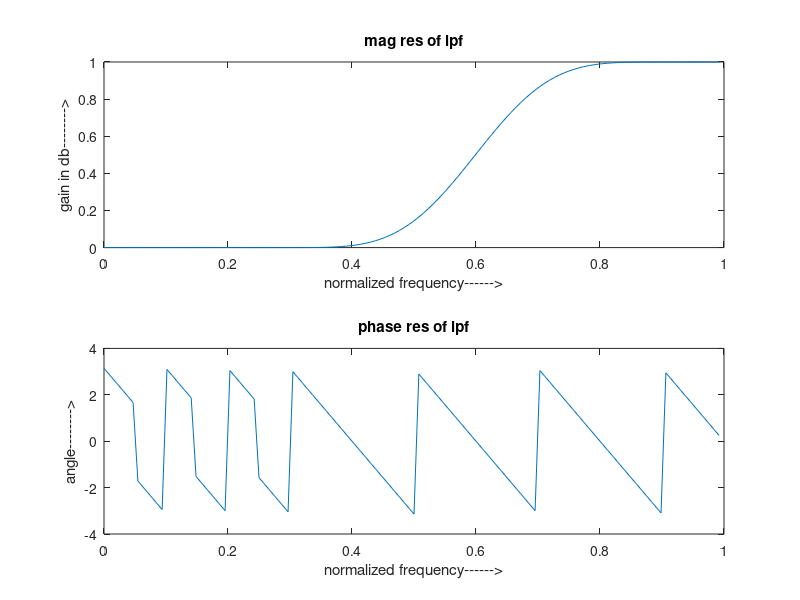

Reproduce this figure in MATLAB.
% LOW PASS FIR FILTR
clc;
clear all;
close all;
n=20;
fp=200;
fq=300;
fs=1000;
fn=2*fp/fs;
window=blackman(n+1);
b=fir1(n,fn,window);
[H W]=freqz(b,1,128);
subplot(2,1,1);
plot(W/pi,abs(H));
title('magnitude response of lpf');
ylabel('gain in db-------->');
xlabel('normalized frequency------>');
subplot(2,1,2);
plot(W/pi,angle(H));
title('phase response of lpf');
ylabel('angle-------->');
xlabel('normalized frequency------>');

% HIGH PASS FIR FILTER
clc;
clear all;
close all;
n=20;
fp=300;
fq=200;
fs=1000;
fn=2*fp/fs;
window=blackman(n+1);
b=fir1(n,fn,'high',window);
[H W]=freqz(b,1,128);
subplot(2,1,1);
plot(W/pi,abs(H));
title('mag res of lpf');
ylabel('gain in db-------->');
xlabel('normalized frequency------>');
subplot(2,1,2);
plot(W/pi,angle(H));
title('phase res of lpf');
ylabel('angle-------->');
xlabel('normalized frequency------>');
